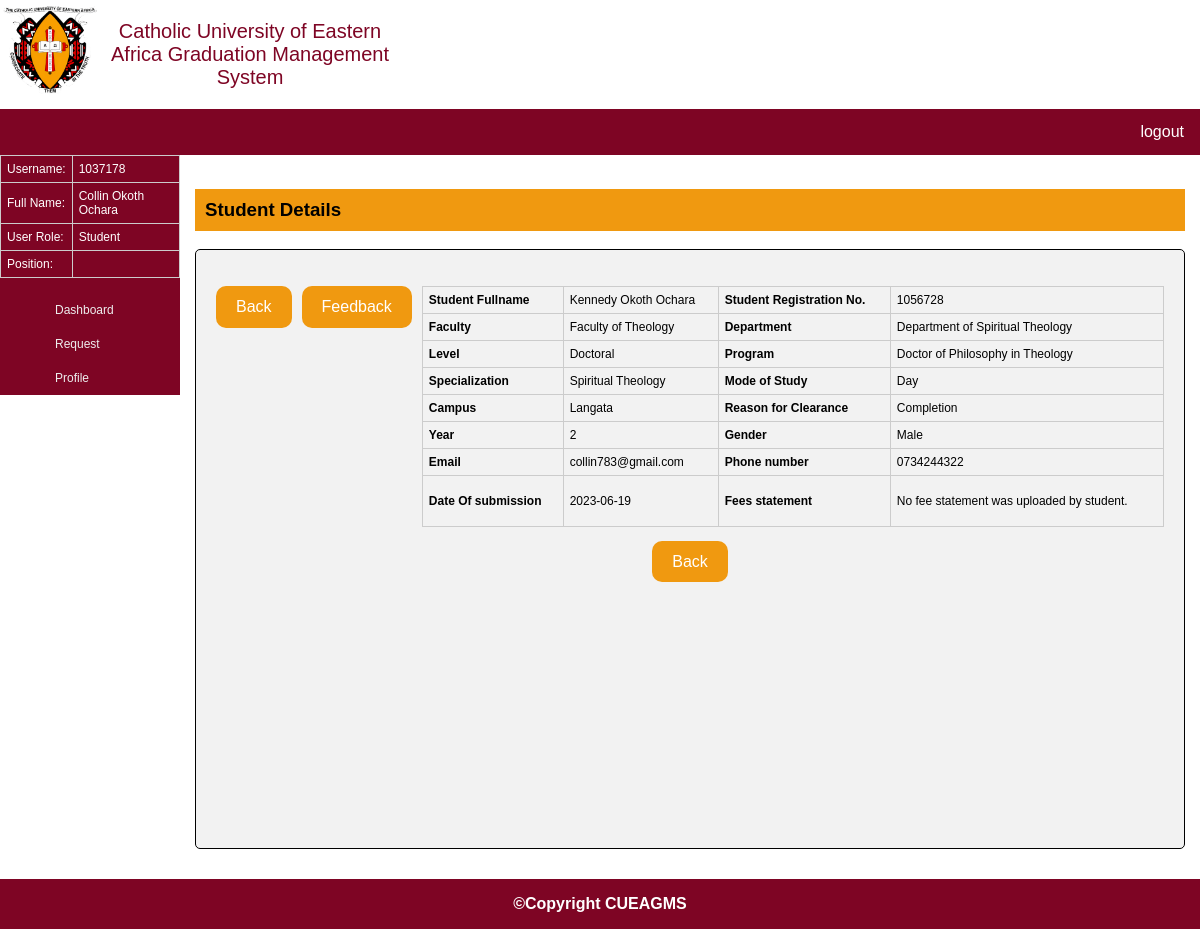
The page /finance/std_details.php?id=1056728 (signed in) on the database its author committed.
### tables this page shows
CREATE TABLE `students` (
  `std_id` int NOT NULL AUTO_INCREMENT,
  `std_regNo` varchar(50) NOT NULL,
  `std_fullname` varchar(255) DEFAULT NULL,
  `faculty` varchar(50) NOT NULL,
  `department` varchar(100) NOT NULL,
  `levels` varchar(50) NOT NULL,
  `programs` varchar(255) NOT NULL,
  `specialization` varchar(100) NOT NULL,
  `mode_of_study` varchar(10) NOT NULL,
  `years` int NOT NULL,
  `gender` varchar(10) NOT NULL,
  `email` varchar(50) NOT NULL,
  `phone` varchar(11) NOT NULL,
  `std_address` varchar(50) NOT NULL,
  `date_created` date NOT NULL,
  `password` varchar(200) NOT NULL,
  `role` enum('Student','Employee','Admin') NOT NULL,
  `transcript` blob,
  `fee_statement` blob,
  `updated_at` date DEFAULT NULL,
  PRIMARY KEY (`std_id`),
  UNIQUE KEY `std_regNo` (`std_regNo`),
  UNIQUE KEY `email` (`email`)
);

CREATE TABLE `clearance` (
  `clr_id` int NOT NULL AUTO_INCREMENT,
  `std_fullname` varchar(255) NOT NULL,
  `std_regNo` varchar(100) NOT NULL,
  `faculty` varchar(50) NOT NULL,
  `department` varchar(100) NOT NULL,
  `levels` varchar(50) NOT NULL,
  `programs` varchar(255) NOT NULL,
  `specialization` varchar(100) DEFAULT NULL,
  `years` int NOT NULL,
  `mode_of_study` varchar(10) NOT NULL,
  `campus` varchar(10) NOT NULL,
  `reason_for_clearance` varchar(255) DEFAULT NULL,
  `other_reasons_for_clearance` text,
  `date_of_submission` date NOT NULL,
  PRIMARY KEY (`clr_id`),
  UNIQUE KEY `std_regNo` (`std_regNo`),
  CONSTRAINT `clearance_ibfk_1` FOREIGN KEY (`std_regNo`) REFERENCES `students` (`std_regNo`) ON DELETE CASCADE ON UPDATE CASCADE
);

### finance/std_details.php (the view, shortened to what this page needs)
<?php
$host="127.0.0.1";
$user="cueagmsAC";
$password="password";
$dbname="cueagms";
$connection = mysqli_connect($host, $user, $password, $dbname);
?>
<!DOCTYPE html>
<html lang="en">
<head>
</head>
<body>
    <div class="header">
        <div class="logo">
            <img src="../assets/images/logo/CUEA-logo.png" width="100">
            <p>Catholic University of Eastern Africa Graduation Management System</p>
        </div>
    </div>
    <div class="navbar">
        <ul>
            <li style="float:right"><a href="../logout.php">logout</a></li>
        </ul>
    </div>
    <div class="section">
        <div class="row">
            <div class="left" style="background-color:#7E0524; ">
                <div class="row">
                    <table style="color:#fff; text-align:left; padding-left:10px;">
                        <tr>
                            <td>Username:</td>
                            <td><?php echo $_SESSION['username'];?></td>
                        </tr>
                        <tr>
                            <td>Full Name:</td>
                            <td><?php echo $_SESSION['fullname'];?></td>
                        </tr>
                        <tr>
                            <td>User Role:</td>
                            <td><?php echo $_SESSION['userRole'];?></td>
                        </tr>
                        <tr>
                            <td>Position:</td>
                            <td><?php echo $_SESSION['position'];?></td>
                        </tr>
                    </table>
                </div>
                <nav class="vertical">
                    <ul>
                        <li><a href="finance.php">Dashboard</a></li>
                        <li><a href="#">Request</a>
                        </li>
                        <li><a href="viewprofile.php">Profile</a></li>
                    </ul>
                </nav>
            </div>
            <?php
if (isset($_GET['id'])) {
    $std_regNo = $_GET['id'];
    $query = "SELECT * FROM students WHERE std_regNo = '$std_regNo'";
    $result = mysqli_query($connection, $query);
    $stdrow = mysqli_fetch_assoc($result);
    $query = "SELECT * FROM clearance WHERE std_regNo = '$std_regNo'";
    $result2 = mysqli_query($connection, $query);
    $clrrow = mysqli_fetch_assoc($result2);
    $sql = "SELECT fee_statement FROM students WHERE std_regNo = '{$std_regNo}'";
    $result = mysqli_query($connection, $sql);
    $row = mysqli_fetch_assoc($result);
    $fee_statement = $row['fee_statement'];
    if ($fee_statement) {
        $fee_statement_path = "../student/files/".$fee_statement;
    } else {
        $fee_statement_path = "#";
        $fee_statement_message = "No fee statement was uploaded by student.";
    }
}
?>
            <div class="right" style="background-color:#FFF;">
                <h3>Student Details</h3>
                <div class="clearance-form">
                    <p><a style="
                                background-color: #F09910;
                                color: white;
                                padding: 12px 20px;
                                margin-right:10px;
                                border: none;
                                border-radius: 10px;
                                float: left;
                                 text-decoration: none;" href="clearanceRequests.php">Back</a>
                    </p>
                    <p><a style="
                                background-color: #F09910;
                                color: white;
                                padding: 12px 20px;
                                margin-right:10px;
                                border: none;
                                border-radius: 10px;
                                float: left;
                                 text-decoration: none;"
                            href="feedback.php?id={$_SESSION['studentId']}&fulnames={$_SESSION['studentName']}">Feedback</a>
                    </p>
                    <div class="row">
                        <table class="profile-tab">
                            <tr>
                                <td>Student Fullname</td>
                                <td><?php echo $stdrow['std_fullname'];?></td>
                                <td>Student Registration No.</td>
                                <td><?php echo $stdrow['std_regNo'];?></td>
                            </tr>
                            <tr>
                                <td>Faculty</td>
                                <td><?php echo $stdrow['faculty'];?></td>
                                <td>Department</td>
                                <td><?php echo $stdrow['department'];?></td>
                            </tr>
                            <tr>
                                <td>Level </td>
                                <td><?php echo $stdrow['levels'];?></td>
                                <td>Program</td>
                                <td><?php echo $stdrow['programs'];?></td>
                            </tr>
                            <tr>
                                <td>Specialization </td>
                                <td><?php echo $stdrow['specialization'];?></td>
                                <td>Mode of Study</td>
                                <td><?php echo $stdrow['mode_of_study'];?></td>
                            </tr>
                            <tr>
                                <td>Campus </td>
                                <td><?php echo $clrrow['campus'];?></td>
                                <td>Reason for Clearance</td>
                                <td><?php echo $clrrow['reason_for_clearance'];?></td>
                            </tr>
                            <tr>
                                <td>Year </td>
                                <td><?php echo $stdrow['years'];?></td>
                                <td>Gender</td>
                                <td><?php echo $stdrow['gender'];?></td>
                            </tr>
                            <tr>
                                <td>Email </td>
                                <td><?php echo $stdrow['email'];?></td>
                                <td>Phone number</td>
                                <td><?php echo $stdrow['phone'];?></td>
                            </tr>
                            <tr>
                                <td>Date Of submission </td>
                                <td><?php echo $clrrow['date_of_submission'];?></td>
                                <td>Fees statement</td>
                                <td>
                                    <?php if ($fee_statement_path != "#"): ?>
                                    <a href="<?php echo $fee_statement_path; ?>" target="_blank">View Fee Statement</a>
                                    <?php else: ?>
                                    <p><?php echo $fee_statement_message; ?></p>
                                    <?php endif; ?>
                                </td>
                            </tr>
                        </table>
                    </div>
                    <p>
                        <a style="background-color: #F09910;color: white;padding: 12px 20px;border: none;border-radius: 10px;text-align: center;
  text-decoration: none;
" href="clearanceRequests.php">Back</a>
                    </p>
                </div>
            </div>
        </div>
        <div class="footer">
            <p><strong>©Copyright CUEAGMS</strong></p>
        </div>
</body>
</html>

### finance/std_details.php (style rules this page uses)
* { box-sizing: border-box; }
body { font-family: 'Work Sans', sans-serif; text-align: center; margin: 0; }
.header, .navbar, .section, .footer { float: left; width: 100%; }
.header { height: 100; background-color: #fff; }
.header .logo img { float: left; }
.header .logo p { float: left; width: 25%; font-size: 20px; color: #7E0524; }
.navbar ul { list-style-type: none; margin: 0; padding: 0; overflow: hidden; background-color: #7E0524; }
.navbar li { float: left; border-right: 1px solid #bbb; }
.navbar li:last-child { border-right: none; }
.navbar li a { display: block; color: white; text-align: center; padding: 14px 16px; text-decoration: none; }
.row { display: flex; }
.left { flex: 15%; height: 100%; margin: 0px; }
.right { flex: 85%; padding: 15px; }
nav.vertical { position: relative; background: #7E0524; text-align: left; }
nav.vertical ul { list-style: none; margin: 0; }
nav.vertical li { position: relative; }
nav.vertical a { display: block; color: #eee; text-decoration: none; padding: 10px 15px; transition: 0.2s; font-size: 12px; }
.row { margin-bottom: 5px; padding-bottom: 10px; position: relative; }
h3 { background-color: #F09910; text-align: left; padding: 10px; }
.clearance-form { border-radius: 5px; background-color: #f2f2f2; margin-bottom: 50px; border: 1px solid #000; padding: 20px; }
.row:after { content: ""; display: table; clear: both; }
table { width: 100%; border-collapse: collapse; }
tr:nth-of-type(odd) { background: none; }
td, th { padding: 6px; border: 1px solid #ccc; text-align: left; font-size: 12px; }
.footer { position: fixed; left: 0; bottom: 0; width: 100%; background-color: #7E0524; color: white; text-align: center; }
.clearance-form { border-radius: 5px; background-color: #f2f2f2; margin-bottom: 50px; border: 1px solid #000; padding: 20px; height: 600px; }
table { width: 100%; border-collapse: collapse; padding: 20px; }
.profile-tab td, th { padding: 6px; border: 1px solid #ccc; text-align: left; font-size: 12px; }
.profile-tab td:nth-child(2n+1) { font-weight: bold; }

### rows shown on the page
students: std_fullname "Kennedy Okoth Ochara", std_regNo "1056728", faculty "Faculty of Theology", department "Department of Spiritual Theology", levels "Doctoral", programs "Doctor of Philosophy in Theology", specialization "Spiritual Theology", mode_of_study "Day", years "2", gender "Male", email "collin783@gmail.com", phone "0734244322"
clearance: campus "Langata", reason_for_clearance "Completion", date_of_submission "2023-06-19"

### other values the page prints
$_SESSION['username'] "1037178"
$_SESSION['fullname'] "Collin Okoth Ochara"
$_SESSION['userRole'] "Student"
$fee_statement_message "No fee statement was uploaded by student."
